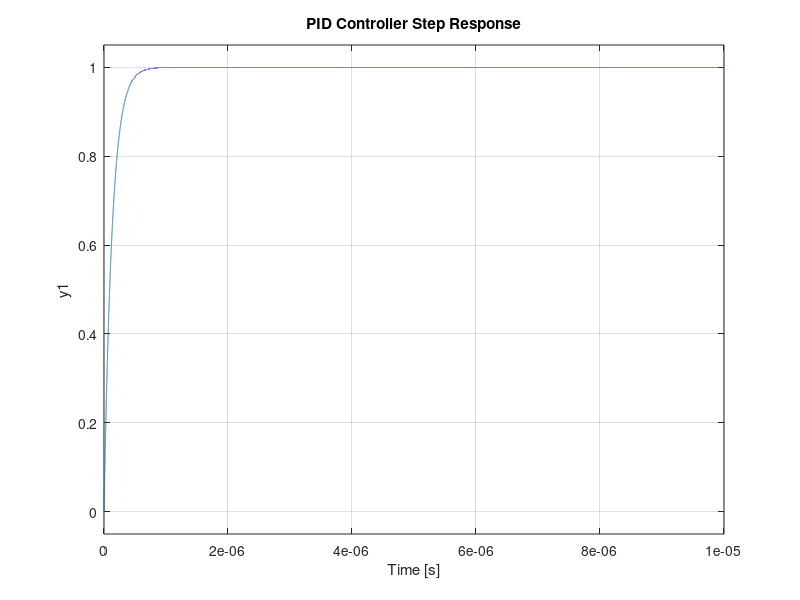
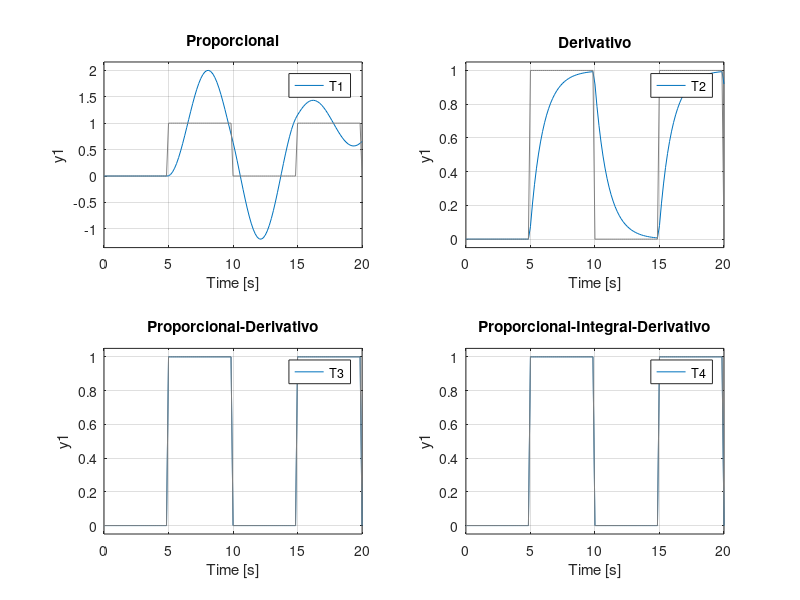

These charts were generated, in order, by the following MATLAB code:
% Section 1 Data
bz = 25500;
Jy = 1/300;
a = bz/Jy;
s = tf('s');
G = a/(s^2);

% Section 3

% 3.3 - PID Controller Root Locus

figure('Name', 'PID Control');
subplot(2,1,1)
kp = 1;
ki = 1;
kd = 1;

K = kp + (ki/s) + (kd*s);
L = K*G;
T = L/(1+L);
rlocus(L)
title('PID Controller Root Locus')
grid on;
pole(L)
zero(L)
% 3.3 - PID Controller Step Response
subplot(2,1,2)
t = 0:10^-10:0.00001;
step(T,t)
grid on;
title('PID Controller Step Response')


% 3.4 - Controller Comparison

K1 = kp/a;
L1 = K1*G;
T1 = L1/(1+L1);

K2 = (kd/a)*s;
L2 = K2*G;
T2 = L2/(1+L2);

K3 = kp + (ki/s) + (kd*s);
L3 = K3*G;
T3 = L3/(1+L3);

K4 = kp + (ki/s) + (kd*s);
L4 = K3*G;
T4 = L3/(1+L3);

figure('Name', 'Comparação Controladores');
[u,t] = gensig("square",10,20);

subplot(2,2,1);
lsim(T1,u,t)
title('Proporcional')
grid on

subplot(2,2,2);
lsim(T2,u,t)
title('Derivativo')
grid on

subplot(2,2,3);
lsim(T3,u,t)
title('Proporcional-Derivativo')
grid on

subplot(2,2,4);
lsim(T4,u,t)
title('Proporcional-Integral-Derivativo')
grid on